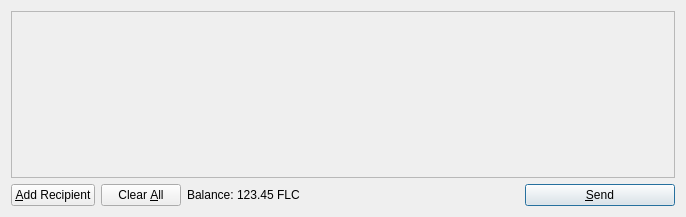
<?xml version="1.0" encoding="UTF-8"?>
<ui version="4.0">
 <class>SendCoinsDialog</class>
 <widget class="QDialog" name="SendCoinsDialog">
  <property name="geometry">
   <rect>
    <x>0</x>
    <y>0</y>
    <width>686</width>
    <height>217</height>
   </rect>
  </property>
  <property name="windowTitle">
   <string>Send Coins</string>
  </property>
  <layout class="QVBoxLayout" name="verticalLayout">
   <item>
    <widget class="QScrollArea" name="scrollArea">
     <property name="widgetResizable">
      <bool>true</bool>
     </property>
     <widget class="QWidget" name="scrollAreaWidgetContents">
      <property name="geometry">
       <rect>
        <x>0</x>
        <y>0</y>
        <width>660</width>
        <height>149</height>
       </rect>
      </property>
      <layout class="QVBoxLayout" name="verticalLayout_2">
       <property name="margin">
        <number>0</number>
       </property>
       <item>
        <layout class="QVBoxLayout" name="entries">
         <property name="spacing">
          <number>6</number>
         </property>
        </layout>
       </item>
       <item>
        <spacer name="verticalSpacer">
         <property name="orientation">
          <enum>Qt::Vertical</enum>
         </property>
         <property name="sizeHint" stdset="0">
          <size>
           <width>20</width>
           <height>40</height>
          </size>
         </property>
        </spacer>
       </item>
      </layout>
     </widget>
    </widget>
   </item>
   <item>
    <layout class="QHBoxLayout" name="horizontalLayout">
     <item>
      <widget class="QPushButton" name="addButton">
       <property name="toolTip">
        <string>Send to multiple recipients at once</string>
       </property>
       <property name="text">
        <string>&amp;Add Recipient</string>
       </property>
       <property name="autoDefault">
        <bool>false</bool>
       </property>
      </widget>
     </item>
     <item>
      <widget class="QPushButton" name="clearButton">
       <property name="sizePolicy">
        <sizepolicy hsizetype="Minimum" vsizetype="Fixed">
         <horstretch>0</horstretch>
         <verstretch>0</verstretch>
        </sizepolicy>
       </property>
       <property name="toolTip">
        <string>Remove all transaction fields</string>
       </property>
       <property name="text">
        <string>Clear &amp;All</string>
       </property>
       <property name="autoRepeatDelay">
        <number>300</number>
       </property>
       <property name="autoDefault">
        <bool>false</bool>
       </property>
      </widget>
     </item>
     <item>
      <layout class="QHBoxLayout" name="horizontalLayout_2">
       <property name="spacing">
        <number>3</number>
       </property>
       <item>
        <widget class="QLabel" name="label">
         <property name="text">
          <string>Balance:</string>
         </property>
        </widget>
       </item>
       <item>
        <widget class="QLabel" name="labelBalance">
         <property name="cursor">
          <cursorShape>IBeamCursor</cursorShape>
         </property>
         <property name="text">
          <string>123.45 FLC</string>
         </property>
         <property name="textInteractionFlags">
          <set>Qt::LinksAccessibleByMouse|Qt::TextSelectableByKeyboard|Qt::TextSelectableByMouse</set>
         </property>
        </widget>
       </item>
      </layout>
     </item>
     <item>
      <spacer name="horizontalSpacer">
       <property name="orientation">
        <enum>Qt::Horizontal</enum>
       </property>
       <property name="sizeHint" stdset="0">
        <size>
         <width>40</width>
         <height>20</height>
        </size>
       </property>
      </spacer>
     </item>
     <item>
      <widget class="QPushButton" name="sendButton">
       <property name="minimumSize">
        <size>
         <width>150</width>
         <height>0</height>
        </size>
       </property>
       <property name="toolTip">
        <string>Confirm the send action</string>
       </property>
       <property name="text">
        <string>&amp;Send</string>
       </property>
       <property name="icon">
        <iconset resource="../bitcoin.qrc">
         <normaloff>:/icons/send</normaloff>:/icons/send</iconset>
       </property>
       <property name="default">
        <bool>true</bool>
       </property>
      </widget>
     </item>
    </layout>
   </item>
  </layout>
 </widget>
 <resources>
  <include location="../bitcoin.qrc"/>
 </resources>
 <connections/>
</ui>
